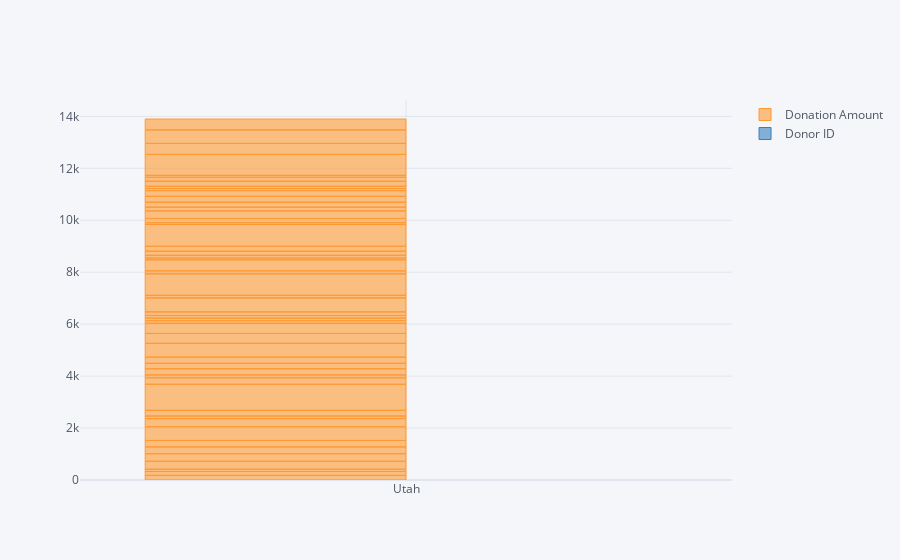

Notebook cell for this chart:
### Code cell
d4.head(50).iplot(kind="bar",x="School State",y=["Donation Amount","Donor ID"]
                 )

### Figure 1 — Plotly figure (JSON) as saved in the notebook; plotly's stock layout.template omitted (floating-point values rounded to 4 significant figures)
{"data": [{"marker": {"color": "rgba(255, 153, 51, 0.6)", "line": {"color": "rgba(255, 153, 51, 1.0)", "width": 1}}, "name": "Donation Amount", "orientation": "v", "text": "", "type": "bar", "x": ["Utah", "Utah", "Utah", "Utah", "Utah", "Utah", "Utah", "Utah", "Utah", "Utah", "Utah", "Utah", "Utah", "Utah", "Utah", "Utah", "Utah", "Utah", "Utah", "Utah", "Utah", "Utah", "Utah", "Utah", "Utah", "Utah", "Utah", "Utah", "Utah", "Utah", "Utah", "Utah", "Utah", "Utah", "Utah", "Utah", "Utah", "Utah", "Utah", "Utah", "Utah", "Utah", "Utah", "Utah", "Utah", "Utah", "Utah", "Utah", "Utah", "Utah"], "y": [178.4, 148.3, 88.28, 305.7, 290.3, 261.0, 250.6, 527.0, 313.0, 100, 220.1, 1004.0, 247.5, 109.9, 238.0, 210.7, 239.3, 530.0, 380.8, 391.4, 100, 100, 100, 138.4, 538.4, 100, 824.0, 117.2, 424.8, 71.53, 101.8, 159.8, 188.8, 836.9, 66.68, 167.2, 289.0, 144.4, 192.6, 226.6, 216.5, 80.69, 89.28, 194.8, 150.3, 75.55, 807.9, 421.0, 520.5, 420]}, {"marker": {"color": "rgba(55, 128, 191, 0.6)", "line": {"color": "rgba(55, 128, 191, 1.0)", "width": 1}}, "name": "Donor ID", "orientation": "v", "text": "", "type": "bar", "x": ["Utah", "Utah", "Utah", "Utah", "Utah", "Utah", "Utah", "Utah", "Utah", "Utah", "Utah", "Utah", "Utah", "Utah", "Utah", "Utah", "Utah", "Utah", "Utah", "Utah", "Utah", "Utah", "Utah", "Utah", "Utah", "Utah", "Utah", "Utah", "Utah", "Utah", "Utah", "Utah", "Utah", "Utah", "Utah", "Utah", "Utah", "Utah", "Utah", "Utah", "Utah", "Utah", "Utah", "Utah", "Utah", "Utah", "Utah", "Utah", "Utah", "Utah"], "y": ["1f4b5b6e68445c6c4a0509b3aca93f38", "1f4b5b6e68445c6c4a0509b3aca93f38", "1f4b5b6e68445c6c4a0509b3aca93f38", "1f4b5b6e68445c6c4a0509b3aca93f38", "1f4b5b6e68445c6c4a0509b3aca93f38", "1f4b5b6e68445c6c4a0509b3aca93f38", "1f4b5b6e68445c6c4a0509b3aca93f38", "1f4b5b6e68445c6c4a0509b3aca93f38", "1f4b5b6e68445c6c4a0509b3aca93f38", "1f4b5b6e68445c6c4a0509b3aca93f38", "1f4b5b6e68445c6c4a0509b3aca93f38", "1f4b5b6e68445c6c4a0509b3aca93f38", "1f4b5b6e68445c6c4a0509b3aca93f38", "1f4b5b6e68445c6c4a0509b3aca93f38", "1f4b5b6e68445c6c4a0509b3aca93f38", "1f4b5b6e68445c6c4a0509b3aca93f38", "1f4b5b6e68445c6c4a0509b3aca93f38", "1f4b5b6e68445c6c4a0509b3aca93f38", "1f4b5b6e68445c6c4a0509b3aca93f38", "1f4b5b6e68445c6c4a0509b3aca93f38", "1f4b5b6e68445c6c4a0509b3aca93f38", "1f4b5b6e68445c6c4a0509b3aca93f38", "1f4b5b6e68445c6c4a0509b3aca93f38", "1f4b5b6e68445c6c4a0509b3aca93f38", "1f4b5b6e68445c6c4a0509b3aca93f38", "1f4b5b6e68445c6c4a0509b3aca93f38", "1f4b5b6e68445c6c4a0509b3aca93f38", "1f4b5b6e68445c6c4a0509b3aca93f38", "1f4b5b6e68445c6c4a0509b3aca93f38", "1f4b5b6e68445c6c4a0509b3aca93f38", "1f4b5b6e68445c6c4a0509b3aca93f38", "1f4b5b6e68445c6c4a0509b3aca93f38", "1f4b5b6e68445c6c4a0509b3aca93f38", "1f4b5b6e68445c6c4a0509b3aca93f38", "1f4b5b6e68445c6c4a0509b3aca93f38", "1f4b5b6e68445c6c4a0509b3aca93f38", "1f4b5b6e68445c6c4a0509b3aca93f38", "1f4b5b6e68445c6c4a0509b3aca93f38", "1f4b5b6e68445c6c4a0509b3aca93f38", "1f4b5b6e68445c6c4a0509b3aca93f38", "1f4b5b6e68445c6c4a0509b3aca93f38", "1f4b5b6e68445c6c4a0509b3aca93f38", "1f4b5b6e68445c6c4a0509b3aca93f38", "1f4b5b6e68445c6c4a0509b3aca93f38", "1f4b5b6e68445c6c4a0509b3aca93f38", "1f4b5b6e68445c6c4a0509b3aca93f38", "1f4b5b6e68445c6c4a0509b3aca93f38", "1f4b5b6e68445c6c4a0509b3aca93f38", "1f4b5b6e68445c6c4a0509b3aca93f38", "1f4b5b6e68445c6c4a0509b3aca93f38"]}], "layout": {"autosize": true, "legend": {"bgcolor": "#F5F6F9", "font": {"color": "#4D5663"}}, "paper_bgcolor": "#F5F6F9", "plot_bgcolor": "#F5F6F9", "title": {"font": {"color": "#4D5663"}}, "xaxis": {"autorange": true, "gridcolor": "#E1E5ED", "range": [-0.5, 0.5], "showgrid": true, "tickfont": {"color": "#4D5663"}, "title": {"font": {"color": "#4D5663"}, "text": ""}, "type": "category", "zerolinecolor": "#E1E5ED"}, "yaxis": {"autorange": true, "gridcolor": "#E1E5ED", "range": [0, 14630.0], "showgrid": true, "tickfont": {"color": "#4D5663"}, "title": {"font": {"color": "#4D5663"}, "text": ""}, "type": "linear", "zerolinecolor": "#E1E5ED"}}}
